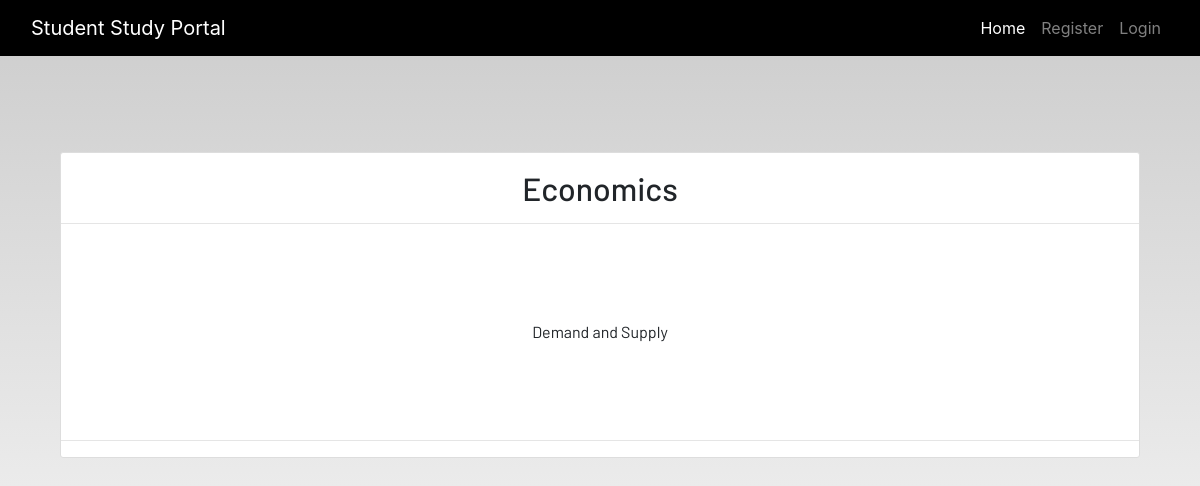
Before: /notes-detail/11 with the older database file.
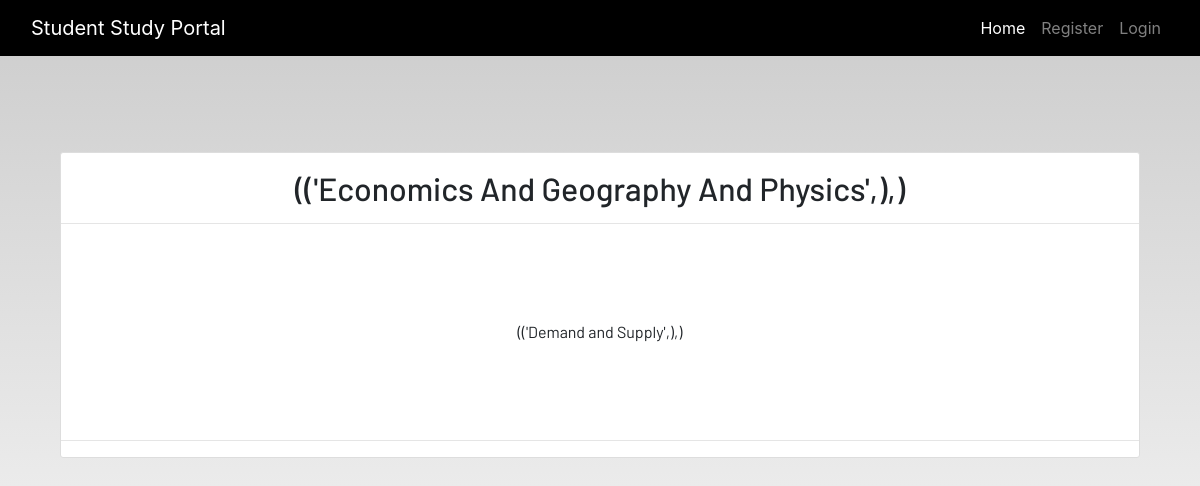
After: the same page with the newer database file.
### dashboard/models.py (models this page shows, shortened)
class Notes(models.Model):
    user = models.ForeignKey(User, on_delete=models.CASCADE)
    title = models.CharField(_('Title'),max_length=50)
    description = models.TextField()
    class Meta:
        verbose_name = "notes"
        verbose_name_plural = "notes"

### dashboard/views.py (the view)
# urls.py: path('notes-detail/<int:pk>', views.NotesDetailView.as_view(), name='notes-detail'),
class NotesDetailView(generic.DetailView):
    model = Notes

### dashboard/templates/dashboard/notes_detail.html
{% extends 'dashboard/base.html' %}
{% load static %}
{% block content %}
<section class='text-center container'>
    <div class="container">
        <div class="content-section p-0 mt-5">
            <div class="m-3">
                <h2>{{notes.title|title}}</h2>
            </div>
            <hr class="p-0 m-0">
            <p class="description m-5 p-5">
                {{notes.description}}
            </p>
            <hr>
        </div>
    </div>
</section>
{% endblock content %}

### dashboard/templates/dashboard/base.html (shortened to what this page needs)
<!DOCTYPE html>
{% load static %}
<html lang="en">
<head>
  <link rel="stylesheet" href="https://stackpath.bootstrapcdn.com/bootstrap/4.3.1/css/bootstrap.min.css"
 />
  <link rel="stylesheet" href="https://use.fontawesome.com/releases/v5.7.2/css/all.css"
 />
  <link rel="stylesheet" href="{% static 'css/main.css' %}" />
</head>
<body>
  {% include 'dashboard/includes/navbar.html' %}
  <br /><br />
  <main>
    {% block content %}
    {% endblock content %}
    <br>
  </main>
</body>
</html>

### dashboard/templates/dashboard/includes/navbar.html (shortened to what this page needs)
<header>
    <nav class="navbar navbar-expand-lg navbar-dark bg-dark">
        <div class="container-fluid">
            <a class="navbar-brand" href="{% url 'home' %}">Student Study Portal</a>
            <div class="collapse navbar-collapse justify-content-end" id="navbarSupportedContent">
                <ul class="navbar-nav mb-2 mb-lg-0">
                    <li class="nav-item">
                        <a class="nav-link active" aria-current="page" href="{% url 'home' %}">Home</a>
                    </li>
                    {% if user.is_authenticated %}
                    <li class="nav-item">
                        <a class="nav-link" href="{% url 'profile' %}">Profile</a>
                    </li>
                    <li class="nav-item dropdown">
                        <a class="nav-link dropdown-toggle" href="#" id="navbarDropdown" role="button"
                            data-toggle="dropdown" aria-haspopup="true" aria-expanded="false">
                            Options
                        </a>
                        <div class="dropdown-menu" aria-labelledby="navbarDropdown">
                            <a class="dropdown-item" href="{% url 'books' %}">Books</a>
                            <a class="dropdown-item" href="{% url 'wikipedia' %}">Wikipedia</a>
                            <div class="dropdown-divider"></div>
                            <a class="dropdown-item" href="{% url 'dictionary' %}">Dictionary</a>
                            <a class="dropdown-item" href="{% url 'youtube' %}">Youtube</a>
                            <div class="dropdown-divider"></div>
                            <a class="dropdown-item" href="{% url 'todo' %}">To-do</a>
                            <a class="dropdown-item" href="{% url 'homework' %}">Homework</a>
                            <div class="dropdown-divider"></div>
                            <a class="dropdown-item" href="{% url 'notes' %}">Notes</a>
                            <a class="dropdown-item" href="{% url 'conversion' %}">Conversion</a>
                            <div class="dropdown-divider"></div>
                        </div>
                    </li>
                    <li class="nav-item">
                        <a class="nav-link btn btn-danger" href="{% url 'logout' %}">Logout</a>
                    </li>
                    {% else %}
                    <li class="nav-item">
                        <a class="nav-link" href="{% url 'register' %}">Register</a>
                    </li>
                    <li class="nav-item">
                        <a class="nav-link" href="{% url 'login' %}">Login</a>
                    </li>
                    {% endif %}
                </ul>
            </div>
        </div>
    </nav>
</header>

### static/css/main.css (style rules this page uses)
html { scroll-behavior: smooth; height: 100%; width: 100%; }
main { font-family: Barlow, Quicksand, Rubik, sans-serif, serif, 'Times New Roman', Times, serif !important; }
.navbar { background-color: rgb(0, 0, 0) !important; }
a { text-decoration: none !important; color: black; }
html, body { max-width: 100%; overflow-x: hidden; height: 100%; width: 100%; }
body { background: linear-gradient(rgba(0, 0, 0, 0.2), rgba(255, 255, 255, 0.5)); overflow-x: hidden; background-repeat: no-repeat; }
.content-section { background: #ffffff; padding: 10px 20px; border: 1px solid #dddddd; border-radius: 3px; margin-bottom: 20px; }

Changed rows visible on the page:
changed Notes: title "Economics" → "(('Economics And Geography And Physics',),)"; description "Demand and Supply" → "(('Demand and Supply',),)"
